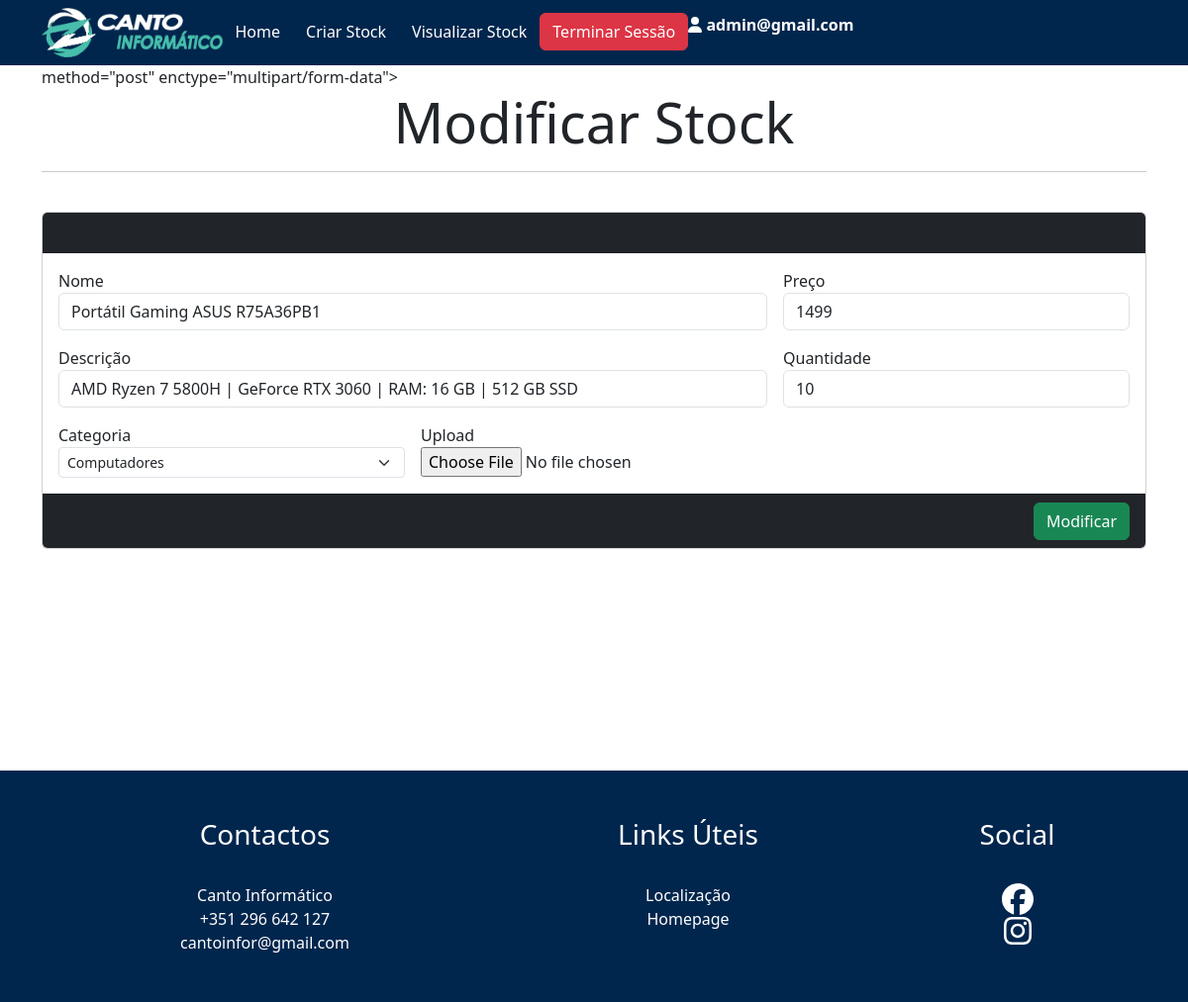
Page /cantoinfor/update.php?id=15 (signed in) on the committed database.
### tables this page shows
CREATE TABLE `produtos` (
  `id` int(11) NOT NULL,
  `name` varchar(80) NOT NULL,
  `price` float NOT NULL,
  `description` varchar(80) NOT NULL,
  `stock` int(50) NOT NULL,
  `category` enum('computadores','perifericos','jogos','') NOT NULL,
  `imagem` varchar(80) NOT NULL
);

### cantoinfor/update.php (the view, shortened to what this page needs)
<?php
include 'server.php';
$id = $_GET['id'];
$result = mysqli_query($db, "SELECT * FROM produtos WHERE id=$id");
while($res = mysqli_fetch_array($result))
{
    $name = $res['name'];
    $price = $res['price'];
    $description = $res['description'];
    $stock = $res['stock'];
    $category = $res['category'];
}
?>
<!DOCTYPE html>
<html lang="en">
<head>
    <link href="https://cdn.jsdelivr.net/npm/bootstrap@5.3.3/dist/css/bootstrap.min.css" rel="stylesheet">
    <link href="css/style.css" rel="stylesheet" />
</head>
<body>
<nav class="navbar navbar-expand-lg navbar-dark bg-dark">
    <div class="container">
        <a class="nav-link" href="index.php"><img src="images/loginlogo.png" height="50px"> </a>
        <div class="collapse navbar-collapse" id="navbarResponsive">
            <ul class="navbar-nav ml-auto">
                <li class="nav-item"><a class="btn btn-link" href="index.php">Home</a></li>
                <li class="nav-item"><a class="btn btn-link" href="createstock.php">Criar Stock</a></li>
                <li class="nav-item"><a class="btn btn-link" href="viewstock.php">Visualizar Stock</a></li>
                <li class="nav-item"><a href="logout.php" class="btn btn-danger">Terminar Sessão</a></li>
                <li><?php if (isset($_SESSION['username'])) : ?>
                    <p class="font-weight-bold" style="color: white;"><strong><i class="fas fa-user"></i> <?php echo $_SESSION['username']; ?></strong></p>
                </li>
                <?php endif ?>
            </ul>
        </div>
    </div>
</nav>
<div class="container" style="margin-bottom: 200px;">
 method="post" enctype="multipart/form-data">
        <h2 class="display-4 text-center">Modificar Stock</h2><hr><br>
        <div class="card">
            <div class="card-header text-center bg-dark">
            </div>
            <div class="card-body">
                <div class="row g-3">
                    <div class="col-sm-8">
                        <label for="name">Nome</label>
                        <input type="text" class="form-control" name="name" value="<?=$name ?>">
                    </div>
                    <div class="col-sm-4">
                        <label for="price">Preço</label>
                        <input type="number" class="form-control" step="0.01" name="price" value="<?=$price ?>">
                    </div>
                    <div class="col-sm-8">
                        <label for="description">Descrição</label>
                        <input type="text" class="form-control" name="description" value="<?=$description ?>">
                    </div>
                    <div class="col-sm-4">
                        <label for="stock">Quantidade</label>
                        <input type="number" class="form-control" name="stock" value="<?=$stock ?>">
                    </div>
                    <div class="col-sm-4">
                        <label for="category">Categoria</label>
                        <select class="form-select form-select-sm" aria-label=".form-select-sm example" name="category">
                            <option value="computadores" <?php if ($category == 'computadores') echo 'selected="selected"'; ?>>Computadores</option>
                        </select>
                    </div>
                    <div class="col-sm-4">
                        <label for="imagem">Upload</label>
                        <input type="file" name="imagem">
                    </div>
                </div>
            </div>
            <div class="card-footer text-end bg-dark">
                <button type="submit" class="btn btn-success" name="update">Modificar</button>
            </div>
        </div>
</div>
<br>
    <footer class="py-5">
        <div class="container">
            <div class="row">
                <div class="col-lg-5 col-md-5 col-sm-4 col-xs-12">
                    <ul>
                        <h3>Contactos</h3>
                        <br>
                        <li>
                            Canto Informático
                        </li>
                        <li>
                            +351 296 642 127
                        </li>
                        <li>
                            cantoinfor@gmail.com
                        </li>
                    </ul>
                </div>
                <div class="col-lg-4 col-md-4 col-sm-4 col-xs-12">
                    <ul>
                        <h3>Links Úteis</h3>
                        <br>
                        <li>
                            <a href="local.php">Localização</a>
                        </li>
                        <li>
                            <a href="index.php">Homepage </a>
                        </li>
                    </ul>
                </div>
                <div class="col-lg-3 col-md-3 col-sm-4 col-xs-12">
                    <ul id="logos">
                        <h3>Social</h3>
                        <br>
                        <li>
                            <a href="#"><i class="fa-brands fa-facebook fa-2xl" style="color: #ffffff;"></i></a>
                        </li>
                        <li>
                            <a href="#"><i class="fa-brands fa-instagram fa-2xl" style="color: #ffffff;"></i></a>
                        </li>
                    </ul>
                </div>
            </div>
        </div>
    </footer>
</body>
</html>

### cantoinfor/css/style.css (style rules this page uses)
.navbar { background-color: #00264d !important; }
.navbar-nav .nav-item .btn-link { color: white !important; text-decoration: none !important; }
footer { background-color: #00264d !important; color: white !important; text-align: center; }
footer h3, footer li, footer a { color: white !important; text-decoration: none !important; }
footer ul { list-style: none !important; padding: 0; margin: 0; }

### rows in the picture
produtos: name "Portátil Gaming ASUS R75A36PB1", price "1499", description "AMD Ryzen 7 5800H | GeForce RTX 3060 | RAM: 16 GB | 512 GB SSD", stock "10", category "Computadores"

### other values in the picture
$_SESSION['username'] "admin@gmail.com"
